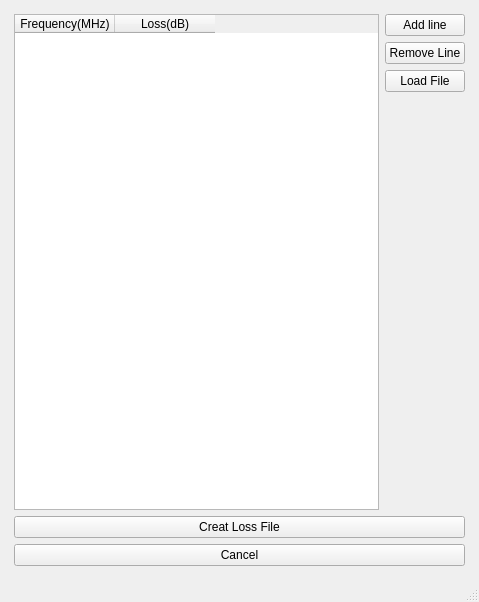
<?xml version="1.0" encoding="UTF-8"?>
<ui version="4.0">
 <class>Edit_loss_file_Window</class>
 <widget class="QMainWindow" name="Edit_loss_file_Window">
  <property name="geometry">
   <rect>
    <x>0</x>
    <y>0</y>
    <width>479</width>
    <height>602</height>
   </rect>
  </property>
  <property name="windowTitle">
   <string>Edit Loss File</string>
  </property>
  <widget class="QWidget" name="centralwidget">
   <layout class="QHBoxLayout" name="horizontalLayout_2">
    <item>
     <spacer name="horizontalSpacer">
      <property name="orientation">
       <enum>Qt::Horizontal</enum>
      </property>
      <property name="sizeType">
       <enum>QSizePolicy::Minimum</enum>
      </property>
      <property name="sizeHint" stdset="0">
       <size>
        <width>5</width>
        <height>20</height>
       </size>
      </property>
     </spacer>
    </item>
    <item>
     <layout class="QVBoxLayout" name="verticalLayout_5">
      <item>
       <spacer name="verticalSpacer_2">
        <property name="orientation">
         <enum>Qt::Vertical</enum>
        </property>
        <property name="sizeType">
         <enum>QSizePolicy::Minimum</enum>
        </property>
        <property name="sizeHint" stdset="0">
         <size>
          <width>20</width>
          <height>5</height>
         </size>
        </property>
       </spacer>
      </item>
      <item>
       <layout class="QVBoxLayout" name="verticalLayout_4">
        <item>
         <layout class="QHBoxLayout" name="horizontalLayout">
          <item>
           <widget class="QTableWidget" name="tableWidget_lossedit">
            <column>
             <property name="text">
              <string>Frequency(MHz)</string>
             </property>
            </column>
            <column>
             <property name="text">
              <string>Loss(dB)</string>
             </property>
            </column>
           </widget>
          </item>
          <item>
           <layout class="QVBoxLayout" name="verticalLayout_3">
            <item>
             <layout class="QVBoxLayout" name="verticalLayout_2">
              <item>
               <widget class="QPushButton" name="pushButton_addline">
                <property name="text">
                 <string>Add line</string>
                </property>
               </widget>
              </item>
              <item>
               <widget class="QPushButton" name="pushButton_removeline">
                <property name="text">
                 <string>Remove Line</string>
                </property>
               </widget>
              </item>
             </layout>
            </item>
            <item>
             <widget class="QPushButton" name="pushButton_loadfile">
              <property name="text">
               <string>Load File</string>
              </property>
             </widget>
            </item>
            <item>
             <spacer name="verticalSpacer">
              <property name="orientation">
               <enum>Qt::Vertical</enum>
              </property>
              <property name="sizeHint" stdset="0">
               <size>
                <width>20</width>
                <height>40</height>
               </size>
              </property>
             </spacer>
            </item>
           </layout>
          </item>
         </layout>
        </item>
        <item>
         <layout class="QVBoxLayout" name="verticalLayout">
          <item>
           <widget class="QPushButton" name="pushButton_creat">
            <property name="sizePolicy">
             <sizepolicy hsizetype="Expanding" vsizetype="Fixed">
              <horstretch>0</horstretch>
              <verstretch>0</verstretch>
             </sizepolicy>
            </property>
            <property name="minimumSize">
             <size>
              <width>0</width>
              <height>0</height>
             </size>
            </property>
            <property name="text">
             <string>Creat Loss File</string>
            </property>
           </widget>
          </item>
          <item>
           <widget class="QPushButton" name="pushButton_cancel">
            <property name="sizePolicy">
             <sizepolicy hsizetype="Expanding" vsizetype="Fixed">
              <horstretch>0</horstretch>
              <verstretch>0</verstretch>
             </sizepolicy>
            </property>
            <property name="minimumSize">
             <size>
              <width>0</width>
              <height>0</height>
             </size>
            </property>
            <property name="text">
             <string>Cancel</string>
            </property>
           </widget>
          </item>
         </layout>
        </item>
       </layout>
      </item>
      <item>
       <spacer name="verticalSpacer_3">
        <property name="orientation">
         <enum>Qt::Vertical</enum>
        </property>
        <property name="sizeType">
         <enum>QSizePolicy::Minimum</enum>
        </property>
        <property name="sizeHint" stdset="0">
         <size>
          <width>20</width>
          <height>5</height>
         </size>
        </property>
       </spacer>
      </item>
     </layout>
    </item>
    <item>
     <spacer name="horizontalSpacer_2">
      <property name="orientation">
       <enum>Qt::Horizontal</enum>
      </property>
      <property name="sizeType">
       <enum>QSizePolicy::Minimum</enum>
      </property>
      <property name="sizeHint" stdset="0">
       <size>
        <width>5</width>
        <height>20</height>
       </size>
      </property>
     </spacer>
    </item>
   </layout>
  </widget>
  <widget class="QMenuBar" name="menubar">
   <property name="geometry">
    <rect>
     <x>0</x>
     <y>0</y>
     <width>479</width>
     <height>26</height>
    </rect>
   </property>
  </widget>
  <widget class="QStatusBar" name="statusbar"/>
 </widget>
 <resources/>
 <connections/>
</ui>
